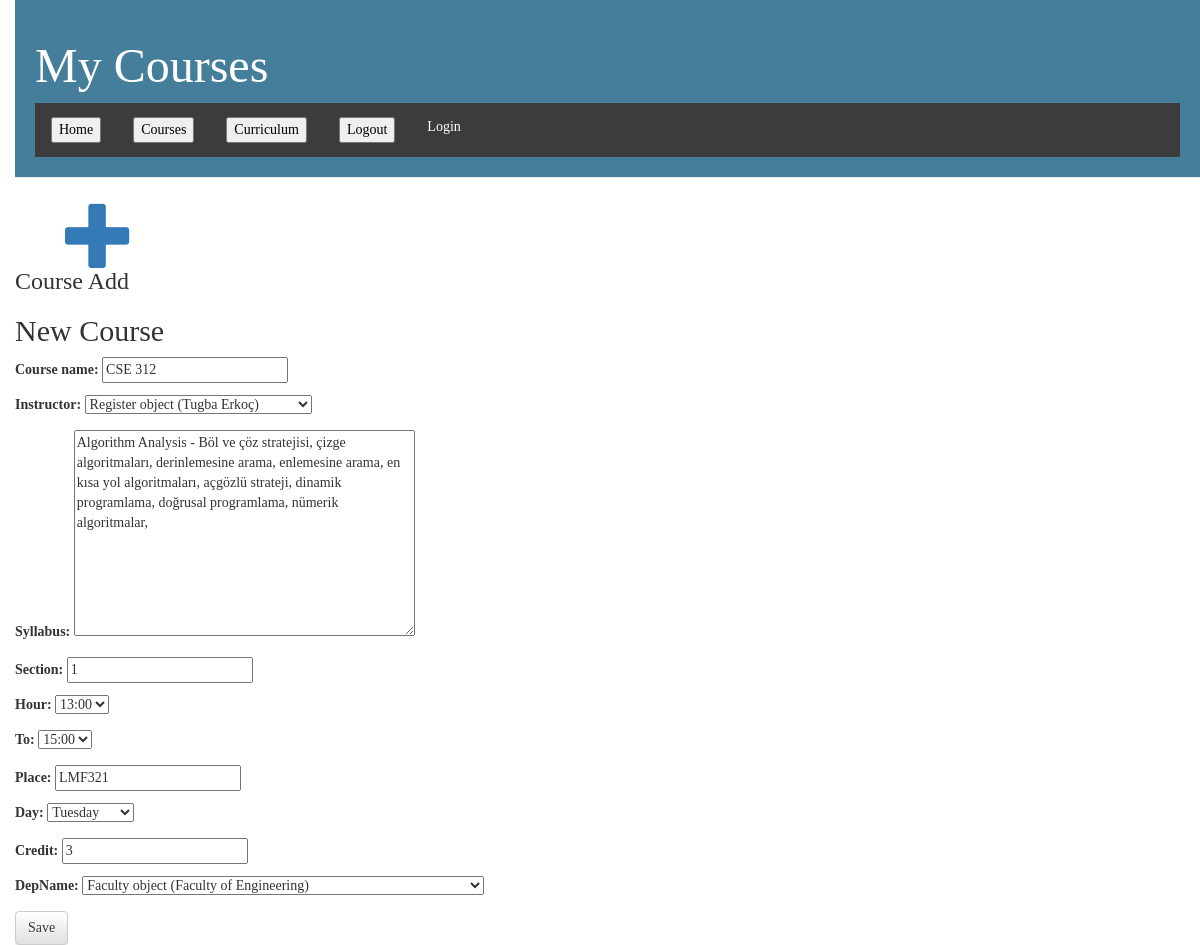
The app's page /course/CSE 312/edit/ with its own data.
### Reg/models.py (models this page shows, shortened)
class Course(models.Model):
    class Meta:
        unique_together = (('course_name', 'day', 'hour'),)
    course_name = models.CharField(max_length=200, primary_key=True)
    instructor = models.ForeignKey(Register, default='Emine Ekin', on_delete=models.CASCADE)
    syllabus = models.TextField(null=True)
    section = models.IntegerField(default=1)
    place = models.CharField(max_length=10, null=True, blank=True)
    day = models.IntegerField(choices=DAYS_OF_WEEK, default=None)
    hour = models.IntegerField(choices=COURSE_HOUR, default=None)
    to = models.IntegerField(choices=COURSE_HOUR, default=1)
    credit = models.IntegerField(null=True)
    depName = models.ForeignKey(Faculty, on_delete=models.CASCADE)

### Reg/views.py (the view)
# urls.py: path('course/<str:pk>/edit/', views.course_edit, name='course_edit'),
def course_edit(request, pk):
    course = get_object_or_404(Course, pk=pk)
    if request.method == "POST":
        form = CourseForm(request.POST, instance=course)
        if form.is_valid():
            course = form.save(commit=False)
            course.author = request.user
            course.save()
            return redirect('course_edit', pk=course.pk)
    else:
        form = CourseForm(instance=course)
    return render(request, 'users/course_edit.html', {'form': form})

### Reg/forms.py
class CourseForm(forms.ModelForm):
    class Meta:
        model = Course
        fields = ('course_name', 'instructor', 'syllabus',
                  'section', 'hour', 'to',
                  'place', 'day', 'credit', 'depName',)

### Reg/templates/users/course_edit.html (shortened to what this page needs)
{% extends 'users/base.html' %}
{% block content %}
    <h2>New Course</h2>
    <form method="POST" class="post-form">
        {{ form.as_p }}
        <button type="submit" class="save btn btn-default">Save</button>
    </form>
{% endblock %}

### Reg/static/css/base.css (style rules this page uses)
body { padding-left: 15px; font-family: 'Handlee', cursive; }

### records on screen
Course: course_name "CSE 312", instructor "Register object (Tugba Erkoç)", syllabus "Algorithm Analysis - Böl ve çöz stratejisi, çizge algoritmaları, derinlemesine arama, enlemesine arama, en kısa yol algoritmaları, açgözlü strateji, dinamik programlama, doğrusal programlama, nümerik algoritmalar,", section "1", hour "13:00", to "15:00", place "LMF321", day "Tuesday", credit "3", depName "Faculty object (Faculty of Engineering)"
